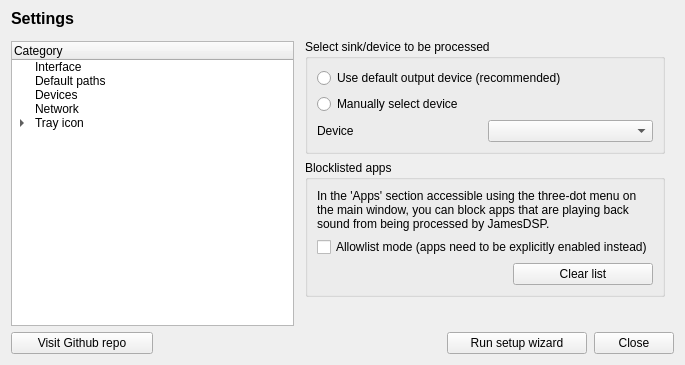
<?xml version="1.0" encoding="UTF-8"?>
<ui version="4.0">
 <class>SettingsFragment</class>
 <widget class="QWidget" name="SettingsFragment">
  <property name="geometry">
   <rect>
    <x>0</x>
    <y>0</y>
    <width>685</width>
    <height>365</height>
   </rect>
  </property>
  <property name="minimumSize">
   <size>
    <width>685</width>
    <height>365</height>
   </size>
  </property>
  <property name="maximumSize">
   <size>
    <width>16777215</width>
    <height>16777215</height>
   </size>
  </property>
  <property name="windowTitle">
   <string>Settings</string>
  </property>
  <layout class="QVBoxLayout" name="verticalLayout">
   <property name="spacing">
    <number>2</number>
   </property>
   <property name="topMargin">
    <number>9</number>
   </property>
   <item>
    <widget class="QLabel" name="label_2">
     <property name="font">
      <font>
       <pointsize>12</pointsize>
       <bold>true</bold>
      </font>
     </property>
     <property name="text">
      <string>Settings</string>
     </property>
    </widget>
   </item>
   <item>
    <layout class="QHBoxLayout" name="horizontalLayout_7" stretch="1,0">
     <property name="topMargin">
      <number>0</number>
     </property>
     <item>
      <layout class="QVBoxLayout" name="verticalLayout_18">
       <property name="topMargin">
        <number>11</number>
       </property>
       <property name="rightMargin">
        <number>0</number>
       </property>
       <item>
        <widget class="QTreeWidget" name="selector">
         <property name="minimumSize">
          <size>
           <width>190</width>
           <height>0</height>
          </size>
         </property>
         <property name="verticalScrollBarPolicy">
          <enum>Qt::ScrollBarAlwaysOff</enum>
         </property>
         <property name="horizontalScrollBarPolicy">
          <enum>Qt::ScrollBarAlwaysOff</enum>
         </property>
         <property name="indentation">
          <number>20</number>
         </property>
         <property name="columnCount">
          <number>1</number>
         </property>
         <column>
          <property name="text">
           <string>Category</string>
          </property>
         </column>
         <item>
          <property name="text">
           <string>Interface</string>
          </property>
         </item>
         <item>
          <property name="text">
           <string>Default paths</string>
          </property>
         </item>
         <item>
          <property name="text">
           <string>Devices</string>
          </property>
         </item>
         <item>
          <property name="text">
           <string>Network</string>
          </property>
         </item>
         <item>
          <property name="text">
           <string>Tray icon</string>
          </property>
          <item>
           <property name="text">
            <string>Context menu</string>
           </property>
          </item>
         </item>
        </widget>
       </item>
      </layout>
     </item>
     <item>
      <widget class="QStackedWidget" name="stackedWidget">
       <property name="maximumSize">
        <size>
         <width>16777215</width>
         <height>16777215</height>
        </size>
       </property>
       <property name="autoFillBackground">
        <bool>true</bool>
       </property>
       <property name="currentIndex">
        <number>2</number>
       </property>
       <widget class="QWidget" name="interface_2">
        <property name="maximumSize">
         <size>
          <width>16777215</width>
          <height>16777215</height>
         </size>
        </property>
        <property name="autoFillBackground">
         <bool>true</bool>
        </property>
        <layout class="QVBoxLayout" name="verticalLayout_3">
         <item>
          <layout class="QFormLayout" name="formLayout">
           <property name="horizontalSpacing">
            <number>72</number>
           </property>
           <property name="verticalSpacing">
            <number>6</number>
           </property>
           <property name="bottomMargin">
            <number>0</number>
           </property>
           <item row="0" column="0">
            <widget class="QLabel" name="label">
             <property name="text">
              <string>Theme</string>
             </property>
            </widget>
           </item>
           <item row="0" column="1">
            <widget class="QComboBox" name="themeSelect"/>
           </item>
           <item row="1" column="1">
            <layout class="QHBoxLayout" name="horizontalLayout_2">
             <property name="spacing">
              <number>0</number>
             </property>
             <property name="topMargin">
              <number>0</number>
             </property>
             <item>
              <widget class="QComboBox" name="paletteSelect">
               <property name="sizePolicy">
                <sizepolicy hsizetype="Expanding" vsizetype="Fixed">
                 <horstretch>0</horstretch>
                 <verstretch>0</verstretch>
                </sizepolicy>
               </property>
               <property name="minimumSize">
                <size>
                 <width>0</width>
                 <height>0</height>
                </size>
               </property>
              </widget>
             </item>
             <item>
              <spacer name="horizontalSpacer_4">
               <property name="orientation">
                <enum>Qt::Horizontal</enum>
               </property>
               <property name="sizeType">
                <enum>QSizePolicy::Fixed</enum>
               </property>
               <property name="sizeHint" stdset="0">
                <size>
                 <width>6</width>
                 <height>20</height>
                </size>
               </property>
              </spacer>
             </item>
             <item>
              <widget class="QPushButton" name="paletteConfig">
               <property name="minimumSize">
                <size>
                 <width>50</width>
                 <height>0</height>
                </size>
               </property>
               <property name="maximumSize">
                <size>
                 <width>16777215</width>
                 <height>16777215</height>
                </size>
               </property>
               <property name="text">
                <string>Edit</string>
               </property>
               <property name="flat">
                <bool>false</bool>
               </property>
              </widget>
             </item>
            </layout>
           </item>
           <item row="1" column="0">
            <widget class="QLabel" name="label_3">
             <property name="minimumSize">
              <size>
               <width>0</width>
               <height>0</height>
              </size>
             </property>
             <property name="maximumSize">
              <size>
               <width>16777215</width>
               <height>16777215</height>
              </size>
             </property>
             <property name="text">
              <string>Color scheme</string>
             </property>
            </widget>
           </item>
          </layout>
         </item>
         <item>
          <layout class="QHBoxLayout" name="horizontalLayout_11">
           <property name="topMargin">
            <number>0</number>
           </property>
           <item>
            <widget class="QGroupBox" name="groupBox_6">
             <property name="title">
              <string>Equalizer</string>
             </property>
             <layout class="QVBoxLayout" name="verticalLayout_15">
              <item>
               <widget class="QCheckBox" name="eq_alwaysdrawhandles">
                <property name="text">
                 <string>Always display handles</string>
                </property>
               </widget>
              </item>
             </layout>
            </widget>
           </item>
          </layout>
         </item>
         <item>
          <spacer name="verticalSpacer_2">
           <property name="orientation">
            <enum>Qt::Vertical</enum>
           </property>
           <property name="sizeHint" stdset="0">
            <size>
             <width>20</width>
             <height>40</height>
            </size>
           </property>
          </spacer>
         </item>
        </layout>
       </widget>
       <widget class="QWidget" name="paths">
        <property name="autoFillBackground">
         <bool>true</bool>
        </property>
        <layout class="QVBoxLayout" name="verticalLayout_4">
         <property name="topMargin">
          <number>9</number>
         </property>
         <item>
          <layout class="QFormLayout" name="formLayout_2">
           <property name="fieldGrowthPolicy">
            <enum>QFormLayout::ExpandingFieldsGrow</enum>
           </property>
           <property name="rowWrapPolicy">
            <enum>QFormLayout::DontWrapRows</enum>
           </property>
           <property name="horizontalSpacing">
            <number>12</number>
           </property>
           <item row="0" column="0">
            <widget class="QLabel" name="label_6">
             <property name="text">
              <string>Impluse responses</string>
             </property>
            </widget>
           </item>
           <item row="0" column="1">
            <layout class="QHBoxLayout" name="horizontalLayout_4">
             <property name="topMargin">
              <number>0</number>
             </property>
             <item>
              <widget class="QLineEdit" name="irspath"/>
             </item>
            </layout>
           </item>
           <item row="1" column="0">
            <widget class="QLabel" name="label_7">
             <property name="text">
              <string>VDCs</string>
             </property>
            </widget>
           </item>
           <item row="1" column="1">
            <layout class="QHBoxLayout" name="horizontalLayout_5">
             <item>
              <widget class="QLineEdit" name="ddcpath"/>
             </item>
            </layout>
           </item>
           <item row="2" column="0">
            <widget class="QLabel" name="label_9">
             <property name="text">
              <string>Liveprog scripts</string>
             </property>
            </widget>
           </item>
           <item row="2" column="1">
            <layout class="QHBoxLayout" name="horizontalLayout_14">
             <property name="topMargin">
              <number>0</number>
             </property>
             <item>
              <widget class="QLineEdit" name="liveprog_path"/>
             </item>
            </layout>
           </item>
          </layout>
         </item>
         <item>
          <layout class="QHBoxLayout" name="horizontalLayout_6">
           <property name="topMargin">
            <number>0</number>
           </property>
           <item>
            <spacer name="horizontalSpacer_2">
             <property name="orientation">
              <enum>Qt::Horizontal</enum>
             </property>
             <property name="sizeHint" stdset="0">
              <size>
               <width>40</width>
               <height>20</height>
              </size>
             </property>
            </spacer>
           </item>
           <item>
            <widget class="QPushButton" name="savePaths">
             <property name="text">
              <string>Save</string>
             </property>
            </widget>
           </item>
          </layout>
         </item>
         <item>
          <widget class="QGroupBox" name="groupBox">
           <property name="title">
            <string>Built-in assets</string>
           </property>
           <layout class="QVBoxLayout" name="verticalLayout_5">
            <item>
             <layout class="QHBoxLayout" name="horizontalLayout_13">
              <property name="topMargin">
               <number>0</number>
              </property>
              <item>
               <widget class="QCheckBox" name="liveprog_autoextract">
                <property name="toolTip">
                 <string>&lt;html&gt;&lt;head/&gt;&lt;body&gt;&lt;p&gt;This option will check on every startup if one of the default EEL scripts is missing. If this is the case the missing file(s) will automatically be restored from the resources. (It will not overwrite them if they already exist!)&lt;/p&gt;&lt;/body&gt;&lt;/html&gt;</string>
                </property>
                <property name="text">
                 <string>Extract bundled assets on startup</string>
                </property>
               </widget>
              </item>
              <item>
               <spacer name="horizontalSpacer_7">
                <property name="orientation">
                 <enum>Qt::Horizontal</enum>
                </property>
                <property name="sizeHint" stdset="0">
                 <size>
                  <width>40</width>
                  <height>20</height>
                 </size>
                </property>
               </spacer>
              </item>
              <item>
               <widget class="QPushButton" name="liveprog_extractNow">
                <property name="text">
                 <string>  Extract now  </string>
                </property>
               </widget>
              </item>
             </layout>
            </item>
           </layout>
          </widget>
         </item>
         <item>
          <spacer name="verticalSpacer">
           <property name="orientation">
            <enum>Qt::Vertical</enum>
           </property>
           <property name="sizeHint" stdset="0">
            <size>
             <width>20</width>
             <height>40</height>
            </size>
           </property>
          </spacer>
         </item>
        </layout>
       </widget>
       <widget class="QWidget" name="devices">
        <property name="autoFillBackground">
         <bool>true</bool>
        </property>
        <layout class="QVBoxLayout" name="verticalLayout_16">
         <item>
          <widget class="QGroupBox" name="devices_group">
           <property name="title">
            <string>Select sink/device to be processed</string>
           </property>
           <layout class="QVBoxLayout" name="verticalLayout_17">
            <item>
             <widget class="QRadioButton" name="dev_mode_auto">
              <property name="text">
               <string>Use default output device (recommended)</string>
              </property>
             </widget>
            </item>
            <item>
             <widget class="QRadioButton" name="dev_mode_manual">
              <property name="text">
               <string>Manually select device</string>
              </property>
             </widget>
            </item>
            <item>
             <layout class="QHBoxLayout" name="horizontalLayout_9">
              <property name="topMargin">
               <number>0</number>
              </property>
              <item>
               <widget class="QLabel" name="label_12">
                <property name="text">
                 <string>Device</string>
                </property>
               </widget>
              </item>
              <item>
               <widget class="QComboBox" name="dev_select">
                <property name="minimumSize">
                 <size>
                  <width>0</width>
                  <height>0</height>
                 </size>
                </property>
                <property name="maximumSize">
                 <size>
                  <width>230</width>
                  <height>16777215</height>
                 </size>
                </property>
               </widget>
              </item>
             </layout>
            </item>
           </layout>
          </widget>
         </item>
         <item>
          <widget class="QGroupBox" name="blocklistBox">
           <property name="title">
            <string>Blocklisted apps</string>
           </property>
           <layout class="QVBoxLayout" name="verticalLayout_2">
            <item>
             <widget class="QLabel" name="label_4">
              <property name="text">
               <string>In the 'Apps' section accessible using the three-dot menu on the main window, you can block apps that are playing back sound from being processed by JamesDSP.</string>
              </property>
              <property name="wordWrap">
               <bool>true</bool>
              </property>
             </widget>
            </item>
            <item>
             <widget class="QCheckBox" name="blocklistInvert">
              <property name="sizePolicy">
               <sizepolicy hsizetype="Minimum" vsizetype="Fixed">
                <horstretch>0</horstretch>
                <verstretch>0</verstretch>
               </sizepolicy>
              </property>
              <property name="text">
               <string>Allowlist mode (apps need to be explicitly enabled instead)</string>
              </property>
             </widget>
            </item>
            <item>
             <layout class="QHBoxLayout" name="horizontalLayout_3">
              <property name="topMargin">
               <number>0</number>
              </property>
              <item>
               <spacer name="horizontalSpacer_3">
                <property name="orientation">
                 <enum>Qt::Horizontal</enum>
                </property>
                <property name="sizeHint" stdset="0">
                 <size>
                  <width>40</width>
                  <height>20</height>
                 </size>
                </property>
               </spacer>
              </item>
              <item>
               <widget class="QPushButton" name="blocklistClear">
                <property name="minimumSize">
                 <size>
                  <width>140</width>
                  <height>0</height>
                 </size>
                </property>
                <property name="text">
                 <string>Clear list</string>
                </property>
               </widget>
              </item>
             </layout>
            </item>
           </layout>
          </widget>
         </item>
         <item>
          <spacer name="verticalSpacer_8">
           <property name="orientation">
            <enum>Qt::Vertical</enum>
           </property>
           <property name="sizeHint" stdset="0">
            <size>
             <width>20</width>
             <height>40</height>
            </size>
           </property>
          </spacer>
         </item>
        </layout>
       </widget>
       <widget class="QWidget" name="page">
        <layout class="QVBoxLayout" name="verticalLayout_9">
         <item>
          <widget class="QGroupBox" name="crashShareGroup">
           <property name="title">
            <string>Share crash reports</string>
           </property>
           <layout class="QVBoxLayout" name="verticalLayout_10">
            <item>
             <widget class="QCheckBox" name="crashShareAllow">
              <property name="text">
               <string>Allow to share crash reports anonymously</string>
              </property>
             </widget>
            </item>
           </layout>
          </widget>
         </item>
         <item>
          <widget class="QGroupBox" name="groupBox_3">
           <property name="title">
            <string>AutoEQ database</string>
           </property>
           <layout class="QVBoxLayout" name="verticalLayout_11">
            <item>
             <layout class="QHBoxLayout" name="horizontalLayout_12">
              <property name="topMargin">
               <number>0</number>
              </property>
              <item>
               <widget class="QLabel" name="label_5">
                <property name="text">
                 <string>Status:</string>
                </property>
               </widget>
              </item>
              <item>
               <widget class="QLabel" name="aeqStatus">
                <property name="enabled">
                 <bool>true</bool>
                </property>
                <property name="text">
                 <string>unknown</string>
                </property>
               </widget>
              </item>
              <item>
               <spacer name="horizontalSpacer_8">
                <property name="orientation">
                 <enum>Qt::Horizontal</enum>
                </property>
                <property name="sizeHint" stdset="0">
                 <size>
                  <width>40</width>
                  <height>20</height>
                 </size>
                </property>
               </spacer>
              </item>
              <item>
               <widget class="QPushButton" name="aeqManage">
                <property name="text">
                 <string>  Manage local database  </string>
                </property>
               </widget>
              </item>
             </layout>
            </item>
           </layout>
          </widget>
         </item>
         <item>
          <spacer name="verticalSpacer_3">
           <property name="orientation">
            <enum>Qt::Vertical</enum>
           </property>
           <property name="sizeHint" stdset="0">
            <size>
             <width>20</width>
             <height>40</height>
            </size>
           </property>
          </spacer>
         </item>
        </layout>
       </widget>
       <widget class="QWidget" name="session">
        <property name="autoFillBackground">
         <bool>true</bool>
        </property>
        <layout class="QVBoxLayout" name="verticalLayout_6">
         <item>
          <widget class="QGroupBox" name="systray_box">
           <property name="title">
            <string>Run in background (tray icon)</string>
           </property>
           <layout class="QVBoxLayout" name="verticalLayout_7">
            <item>
             <widget class="QRadioButton" name="systray_r_none">
              <property name="text">
               <string>No, shutdown audio effects when closing app</string>
              </property>
             </widget>
            </item>
            <item>
             <widget class="QRadioButton" name="systray_r_showtray">
              <property name="text">
               <string>Yes, minimize to tray icon when closing app</string>
              </property>
             </widget>
            </item>
            <item>
             <widget class="QGroupBox" name="systray_icon_box">
              <property name="title">
               <string>Auto-start</string>
              </property>
              <layout class="QVBoxLayout" name="verticalLayout_8">
               <item>
                <widget class="QCheckBox" name="systray_minOnBoot">
                 <property name="text">
                  <string>Start minimized on boot</string>
                 </property>
                </widget>
               </item>
               <item>
                <widget class="QCheckBox" name="systray_delay">
                 <property name="text">
                  <string>Delay autostart by 5 seconds</string>
                 </property>
                </widget>
               </item>
              </layout>
             </widget>
            </item>
           </layout>
          </widget>
         </item>
         <item>
          <widget class="QLabel" name="systray_unsupported">
           <property name="font">
            <font>
             <pointsize>10</pointsize>
             <bold>true</bold>
            </font>
           </property>
           <property name="styleSheet">
            <string notr="true">color:rgb(200, 50, 0)</string>
           </property>
           <property name="text">
            <string>Systray not supported on this system</string>
           </property>
          </widget>
         </item>
         <item>
          <spacer name="verticalSpacer_4">
           <property name="orientation">
            <enum>Qt::Vertical</enum>
           </property>
           <property name="sizeHint" stdset="0">
            <size>
             <width>20</width>
             <height>40</height>
            </size>
           </property>
          </spacer>
         </item>
        </layout>
       </widget>
       <widget class="QWidget" name="session_menu">
        <property name="autoFillBackground">
         <bool>true</bool>
        </property>
        <layout class="QVBoxLayout" name="verticalLayout_19">
         <item>
          <widget class="QMenuEditor" name="menu_edit" native="true"/>
         </item>
        </layout>
       </widget>
      </widget>
     </item>
    </layout>
   </item>
   <item>
    <layout class="QHBoxLayout" name="horizontalLayout">
     <property name="topMargin">
      <number>4</number>
     </property>
     <property name="bottomMargin">
      <number>0</number>
     </property>
     <item>
      <widget class="QPushButton" name="github">
       <property name="minimumSize">
        <size>
         <width>142</width>
         <height>0</height>
        </size>
       </property>
       <property name="text">
        <string>Visit Github repo</string>
       </property>
      </widget>
     </item>
     <item>
      <spacer name="horizontalSpacer">
       <property name="orientation">
        <enum>Qt::Horizontal</enum>
       </property>
       <property name="sizeHint" stdset="0">
        <size>
         <width>40</width>
         <height>20</height>
        </size>
       </property>
      </spacer>
     </item>
     <item>
      <widget class="QPushButton" name="run_first_launch">
       <property name="minimumSize">
        <size>
         <width>140</width>
         <height>0</height>
        </size>
       </property>
       <property name="text">
        <string>Run setup wizard</string>
       </property>
      </widget>
     </item>
     <item>
      <spacer name="horizontalSpacer_5">
       <property name="orientation">
        <enum>Qt::Horizontal</enum>
       </property>
       <property name="sizeType">
        <enum>QSizePolicy::Minimum</enum>
       </property>
       <property name="sizeHint" stdset="0">
        <size>
         <width>5</width>
         <height>20</height>
        </size>
       </property>
      </spacer>
     </item>
     <item>
      <widget class="QPushButton" name="close">
       <property name="text">
        <string>Close</string>
       </property>
      </widget>
     </item>
    </layout>
   </item>
  </layout>
 </widget>
 <customwidgets>
  <customwidget>
   <class>QMenuEditor</class>
   <extends>QWidget</extends>
   <header>interface/QMenuEditor.h</header>
   <container>1</container>
  </customwidget>
 </customwidgets>
 <tabstops>
  <tabstop>systray_r_none</tabstop>
  <tabstop>systray_r_showtray</tabstop>
  <tabstop>systray_minOnBoot</tabstop>
  <tabstop>themeSelect</tabstop>
  <tabstop>github</tabstop>
  <tabstop>close</tabstop>
 </tabstops>
 <resources/>
 <connections/>
</ui>
